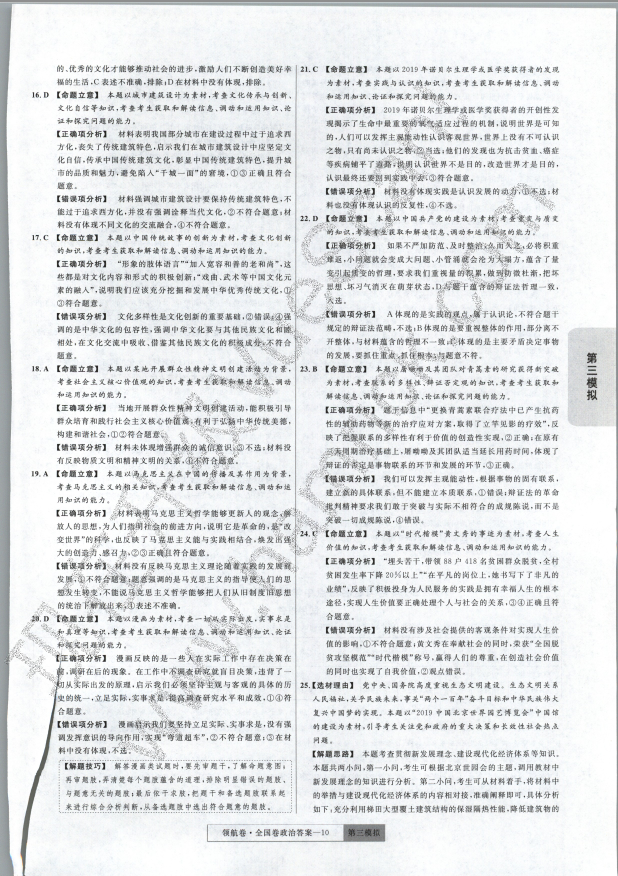
#> input picture testPic/2019-12-20-0012.jpg, 2472 x 3504 px (shown at 1/4 size)
$ python splitPic.py
#> lines starting #> are read from the running program, lines starting #| are printed output that depends on the picture
### getAngle.py
#encoding:utf-8
import numpy as np
import cv2 #或者用import cv2（由于库的安装方式不同）
import math
import splitPic

def access_pixels1(img):
    """遍历图像每个像素的每个通道"""
    # print(img.shape)              #打印图像的高，宽，通道数（返回一个3元素的tuple）

    height = img.shape[0]        #将tuple中的元素取出，赋值给height，width，channels
    width = img.shape[1]
    channels = img.shape[2]

    height -= 5
    width = int( width / 100 ) * 100 # 2400 #int(width)
    # print("height:%s,width:%s,channels:%s" % (height,width,channels))
    oldPixelColor = 0

    pixelColor = 0
    #取得右上角的点的坐标的RGB的值
    # height = 20
    # width -= 10
    # for channel in range(channels):    #遍历每个通道（三个通道分别是BGR）
    #     pixelColor = pixelColor * 1000 + img[height][width][channel]
    # return (0,pixelColor)
    # 190190178 --> 右上角的，没有内容的值是这个数字 (10,width - 20)
    # 187188178 --> 右上角的这个数字是(10,width - 10)
    oldPixelColor = 187188178

    # for row in range(10,height,5000):    #遍历每一行
    row = 30
    for col in range(width,0,-10): #遍历每一列
        pixelColor = 0 ; # 计算RGB的值
        for channel in range(channels):    #遍历每个通道（三个通道分别是BGR）
            pixelColor = pixelColor * 1000 + img[row][col][channel]
        # minColor = abs ( pixelColor - oldPixelColor )
        # print(pixelColor)
        if ( pixelColor > 250250250) :
            return(row,col)
        # [6 lines of commented-out code are left out]
    print("\n")
    return(row,col)
                # img[row][col][channel] = 255 - img[row][col][channel]
                #通过数组索引访问该元素，并作出处理
    # cv2.imshow("processed img",img) #将处理后的图像显示出来


def access_pixels2(img):
    """遍历图像每个像素的每个通道"""
    # print(img.shape)              #打印图像的高，宽，通道数（返回一个3元素的tuple）

    height = img.shape[0]        #将tuple中的元素取出，赋值给height，width，channels
    width = img.shape[1]
    channels = img.shape[2]

    height -= 5
    width = int( width / 100 ) * 100 # 2400 #int(width)
    # print("height:%s,width:%s,channels:%s" % (height,width,channels))
    oldPixelColor = 0

    pixelColor = 0
    oldPixelColor = 187188178

    # for row in range(10,height,5000):    #遍历每一行
    col = width - 5 #行
    #col ->height = 3496
    #row ->width = 2472
    #row = 行，col = 列
    for row in range(0,200,1): #遍历每一列
        pixelColor = 0 ; # 计算RGB的值
        for channel in range(channels):    #遍历每个通道（三个通道分别是BGR）
            pixelColor = pixelColor * 1000 + img[row][col][channel]
        # minColor = abs ( pixelColor - oldPixelColor )
        # print(row,col,pixelColor)
        if ( pixelColor > 239000000):
            return(row,col)
            # print(row,col,pixelColor)
    print("\n")
                # img[row][col][channel] = 255 - img[row][col][channel]
                #通过数组索引访问该元素，并作出处理
    # cv2.imshow("processed img",img) #将处理后的图像显示出来

#上述自定义函数的功能是像素取反，当然，opencv自带像素取反方法bitwise_not()，不需要这么麻烦
# [28 lines left out: functions inverse, create_img, create_img_1, not called in this run]


def get_angle(source_file):
    src = cv2.imread(source_file)  #读取图像
    # t1 = cv2.getTickCount()    #记录下起始时刻
    y1,x1 = access_pixels1(src)         #访问图像的每个元素并处理
    y2,x2 = access_pixels2(src)         #访问图像的每个元素并处理
    angle = math.atan( abs(y2-y1)/abs(x2-x1)) ;
    return angle

# [4 lines of commented-out code are left out]

### splitPic.py
#对切分图片进行调整
#encoding:utf-8
from PIL import Image
import os,cv2
import numpy as t
import getAngle
from PIL import Image
from numpy import *
#如果上面有"其他信息"应该如何区分

# [56 lines left out: functions rotateAngle, splitPic, not called in this run]

if __name__ == '__main__':
    source_path = "testPic/"
    splitPic(source_path)
#> in get_angle, src is the input picture: shape (3504, 2472, 3); mean B, G, R 228.6, 227.1, 224.8
#> in get_angle, `y1,x1 = access_pixels1(src)`: y1 = 30; x1 = 1870
#> in get_angle, `y2,x2 = access_pixels2(src)`: y2 = 8; x2 = 2395
#> in get_angle, `angle = math.atan( abs(y2-y1)/abs(x2-x1)) ;`: angle = 0.0419
#> in rotateAngle, `source_route = angle * 360`: source_route = 15.08
#> in rotateAngle, `pil_im = pil_im.rotate(source_route)`:
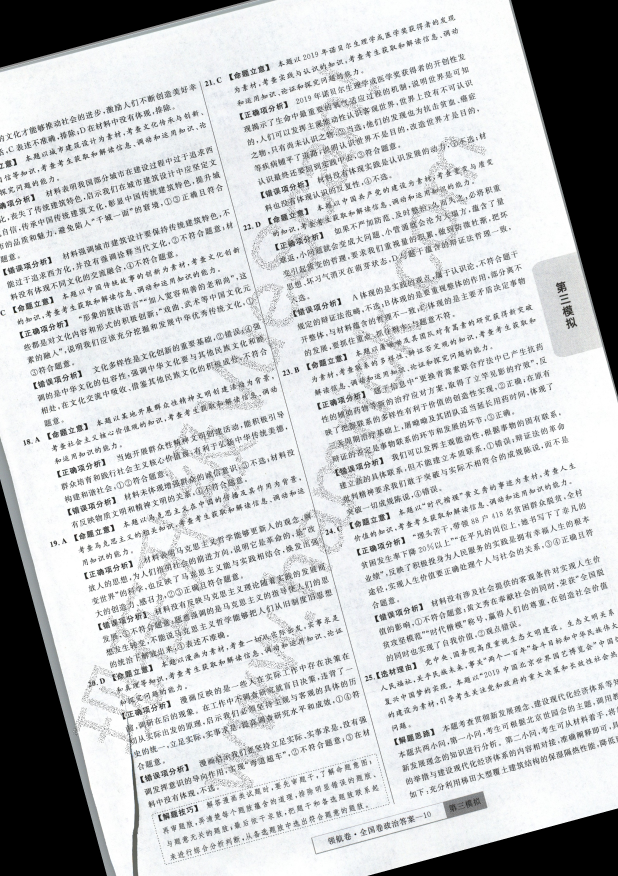
#> pil_im: PIL image 2472x3504 RGB (shown at 1/4 size); mean R, G, B 198.8, 200.9, 202.4
#> after the loop in splitPic, `for row in range(startHeight,endHeight,step):`: getWidth = 2472 values, max 26 at index 1183, min 0 at index 1, mean 0.565
#> the loop in splitPic, `for col in range(startWidth, endWidth, step):` made 288 passes
#> after the loop in splitPic, `for col in range(startWidth, endWidth, step):`: maxCol = 26; maxColValue = 1183
#> in splitPic, `img.crop((0, 0, maxColValue - 18, 3496)).save('target_pic/target_s_a_'..`:
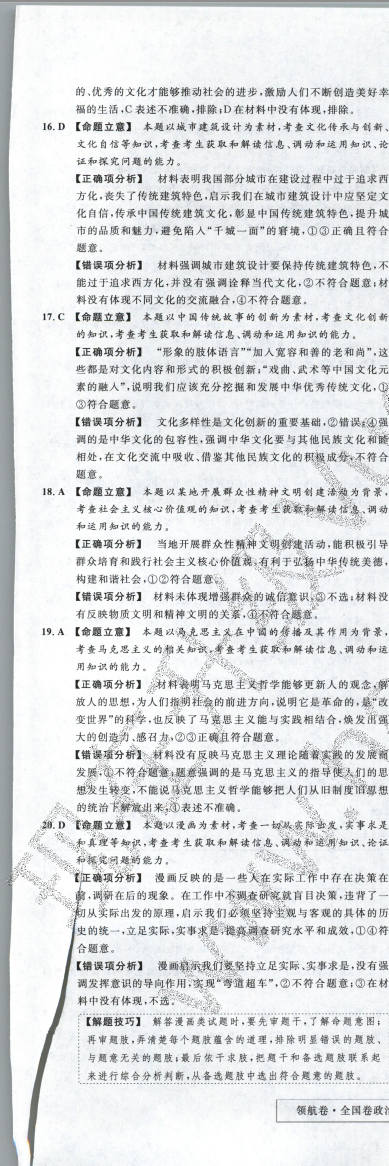
#> saved as target_s_a_0.jpg: PIL image 1165x3496 RGB (shown at 1/3 size); mean R, G, B 222.5, 224.9, 226.3
#> in splitPic, `img.crop((maxColValue + 18, 0, 2472, 3496)).save('target_pic/target_s_..`:
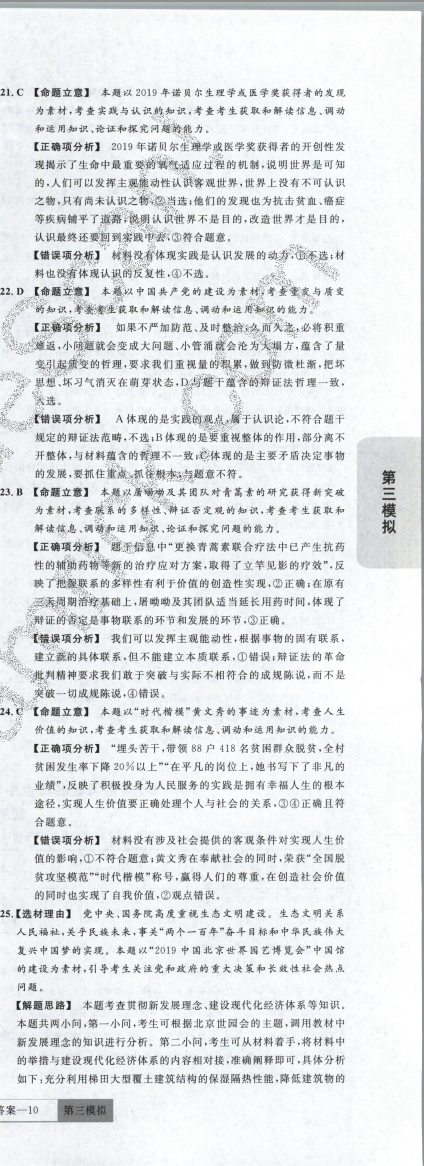
#> saved as target_s_a_1.jpg: PIL image 1271x3496 RGB (shown at 1/3 size); mean R, G, B 226.6, 228.8, 230.5
#> pass 2 of the loop in splitPic, `for scan_file in os.listdir(source_path):`:
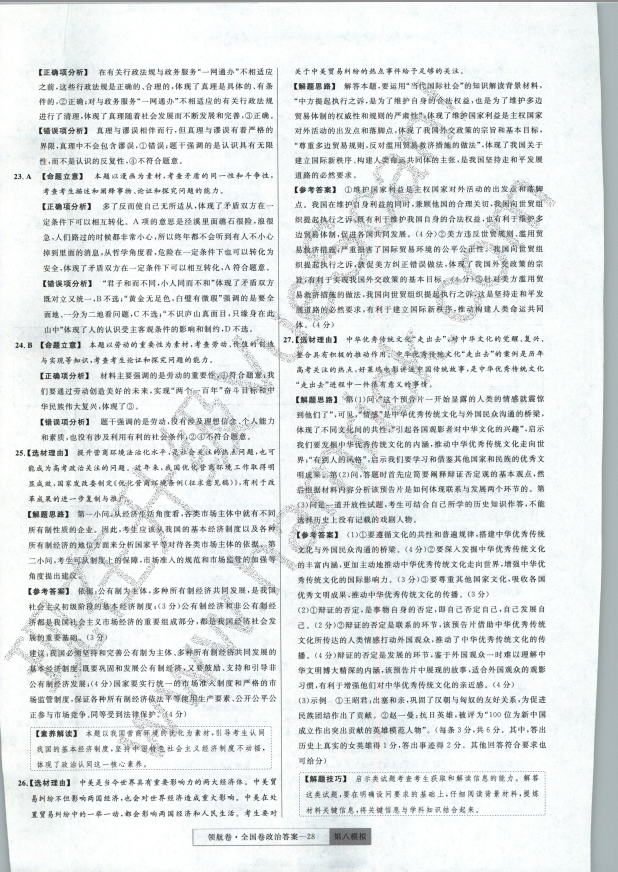
#> input picture testPic/2019-12-20-0019.jpg, 2472 x 3488 px (shown at 1/4 size)
#> in get_angle, src is the input picture: shape (3488, 2472, 3); mean B, G, R 230.3, 230.1, 226
#> x1 = 2280
#> in get_angle (call 2), `angle = math.atan( abs(y2-y1)/abs(x2-x1)) ;`: angle = 0.189
#> source_route = 68.05
#> in rotateAngle (call 2), `pil_im = pil_im.rotate(source_route)`:
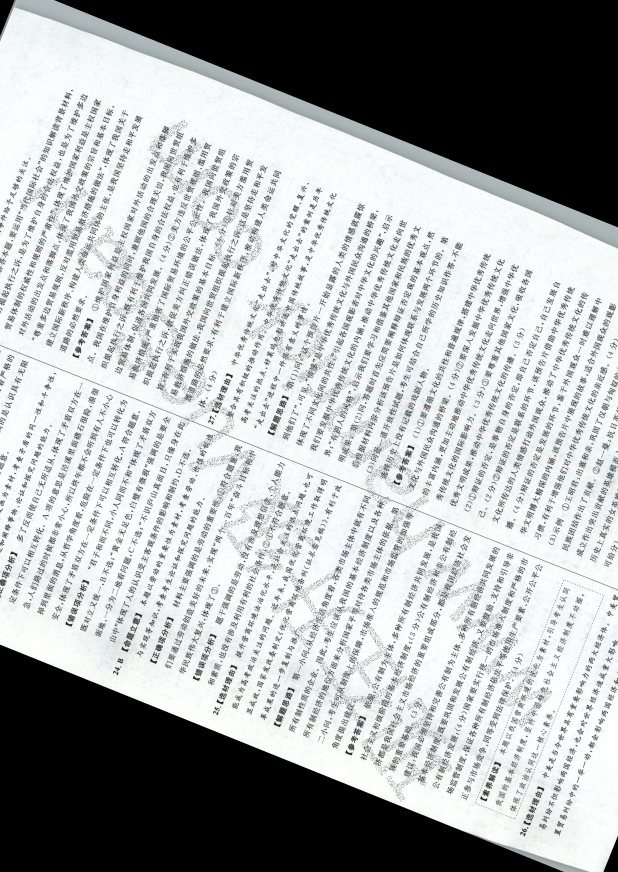
#> pil_im: PIL image 2472x3488 RGB (shown at 1/4 size); mean R, G, B 170.5, 173.7, 173.9
#> after the loop in splitPic, `for row in range(startHeight,endHeight,step):`: getWidth = 2472 values, max 17 at index 1114, min 0 at index 1, mean 0.441
#> the loop in splitPic, `for col in range(startWidth, endWidth, step):` made 288 passes
#> after the loop in splitPic, `for col in range(startWidth, endWidth, step):`: maxCol = 17; maxColValue = 1114
#> in splitPic, `img.crop((maxColValue + 18, 0, 2472, 3496)).save('target_pic/target_s_..`:
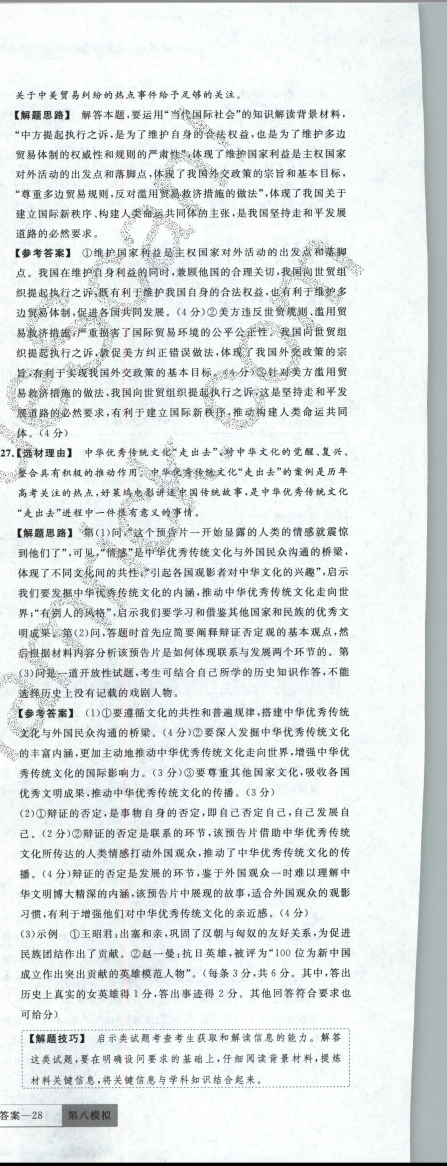
#> saved as target_s_a_3.jpg: PIL image 1340x3496 RGB (shown at 1/3 size); mean R, G, B 224, 228.7, 229
#> pass 3 of the loop in splitPic, `for scan_file in os.listdir(source_path):`:
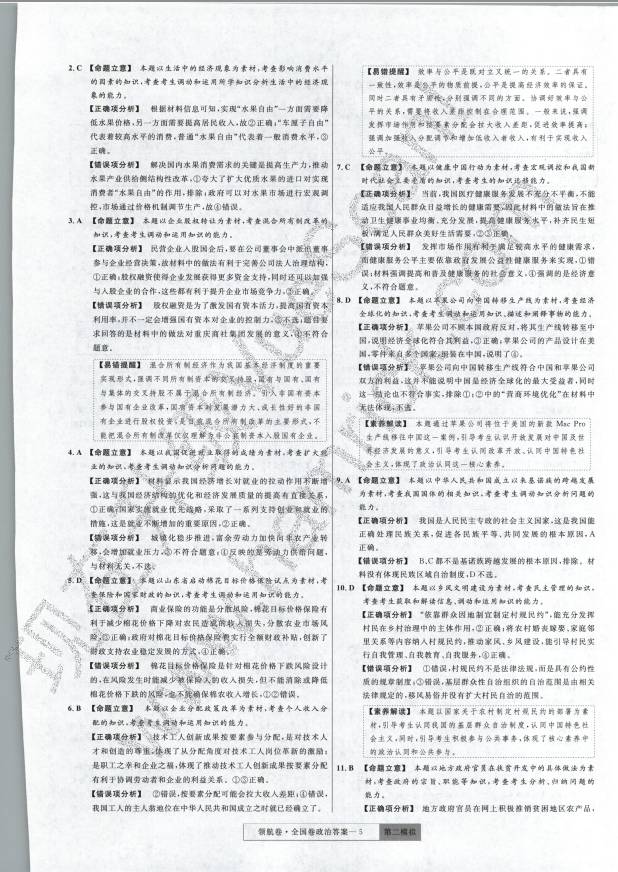
#> input picture testPic/2019-12-20-0030.jpg, 2472 x 3488 px (shown at 1/4 size)
#> in get_angle, src is the input picture: shape (3488, 2472, 3); mean B, G, R 228.5, 227.2, 224.9
#> x1 = 2380
#> in get_angle (call 3), `angle = math.atan( abs(y2-y1)/abs(x2-x1)) ;`: angle = 0.972
#> source_route = 350.1
#> in rotateAngle (call 3), `pil_im = pil_im.rotate(source_route)`:
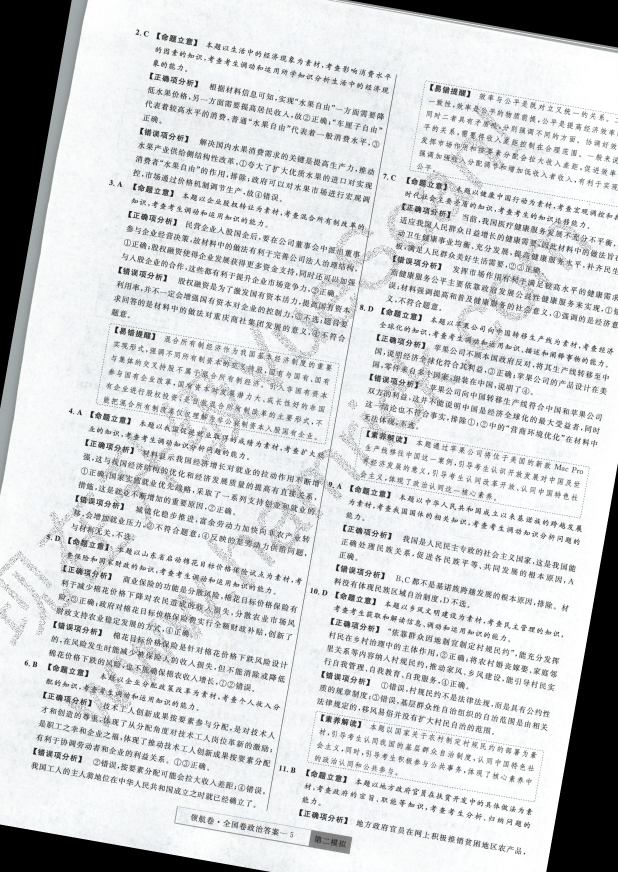
#> pil_im: PIL image 2472x3488 RGB (shown at 1/4 size); mean R, G, B 207.1, 209.1, 210.4
#> after the loop in splitPic, `for row in range(startHeight,endHeight,step):`: getWidth = 2472 values, max 45 at index 1330, min 0 at index 1, mean 0.517
#> the loop in splitPic, `for col in range(startWidth, endWidth, step):` made 288 passes
#> after the loop in splitPic, `for col in range(startWidth, endWidth, step):`: maxCol = 45; maxColValue = 1330
#> in splitPic, `img.crop((maxColValue + 18, 0, 2472, 3496)).save('target_pic/target_s_..`:
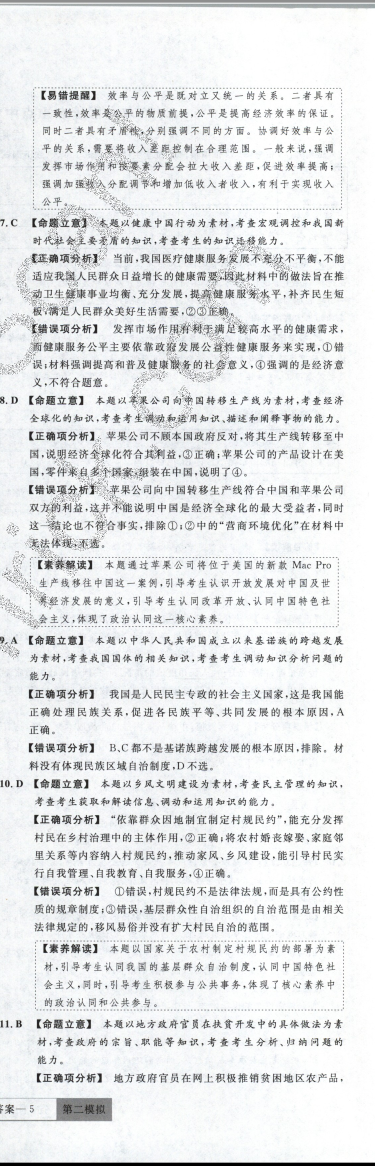
#> saved as target_s_a_5.jpg: PIL image 1124x3496 RGB (shown at 1/3 size); mean R, G, B 228.4, 230.2, 231.4
